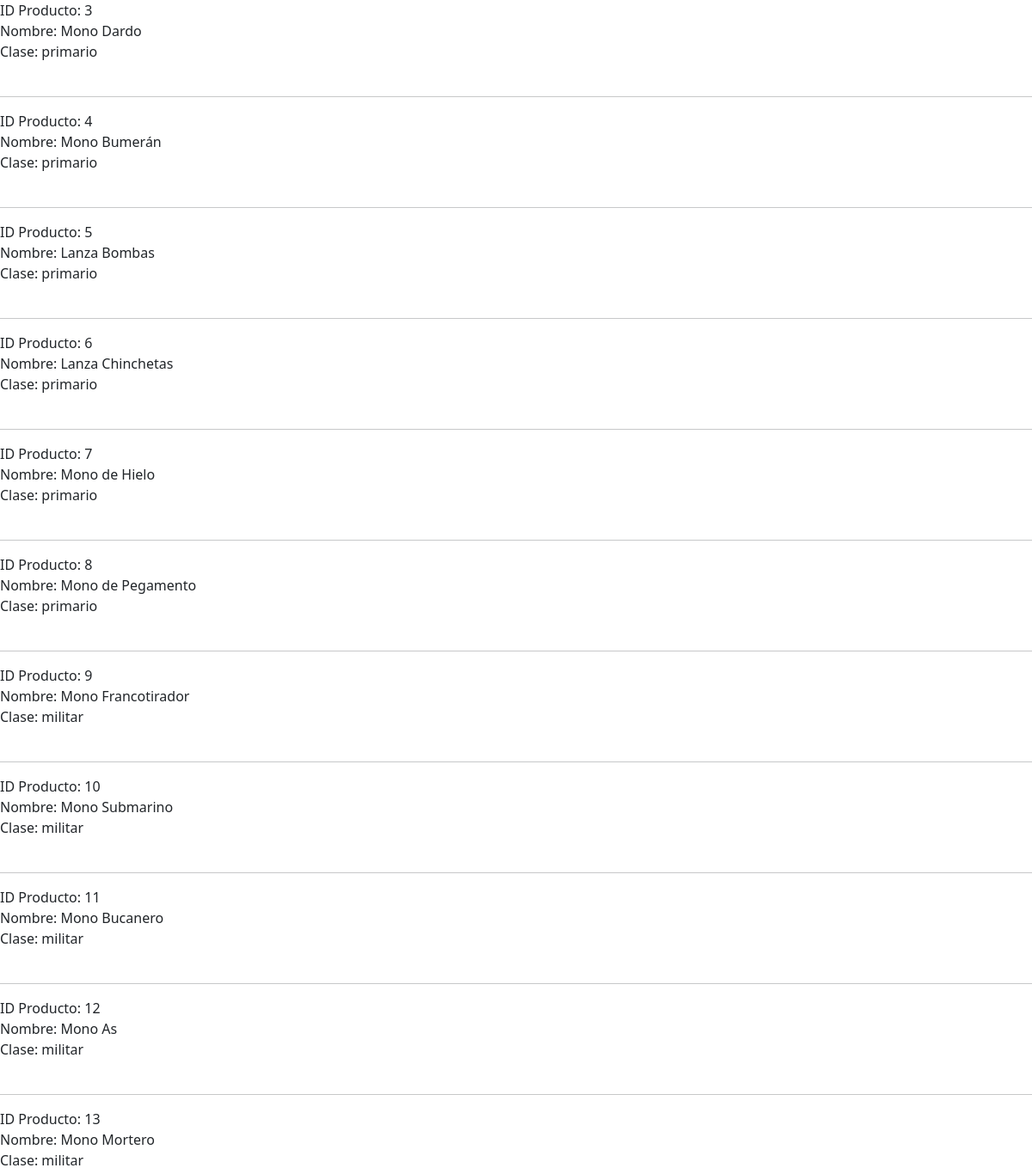
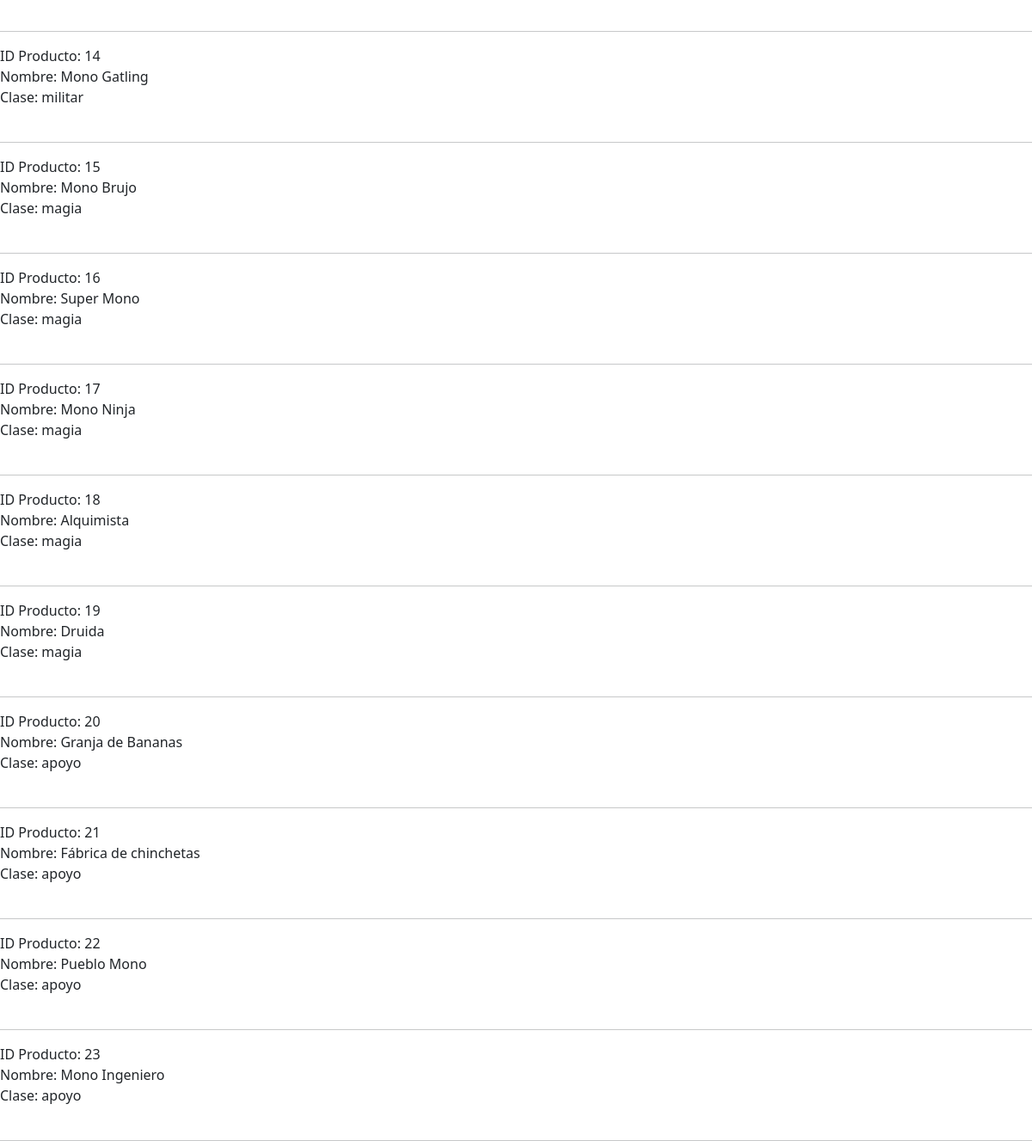
/listarproductos.php (signed in), run on the app's committed database (2 pictures, top to bottom).
### tables this page shows
CREATE TABLE `productos` (
  `id_producto` int(20) NOT NULL,
  `Nombre_producto` varchar(255) NOT NULL,
  `Precio` decimal(10,2) NOT NULL,
  `descripcion_producto` text NOT NULL,
  `clase` varchar(255) NOT NULL,
  `id_mono` varchar(255) NOT NULL
);

### listarproductos.php (the view)
<?php
include("comun.php");
    $id_session = $_SESSION["id_sesion"];
    $checkadmin = "SELECT administrador FROM usuarios WHERE id_user = $id_session";
    $checkadminconsulta = $mysqli->query($checkadmin);
    while($admin = $checkadminconsulta->fetch_row()){
        if($admin == 0){
            echo "<html><head><script>window.location.replace('index.php')</script></head></html>";
        }
        else{
            $sql = "SELECT * FROM productos";
            $consulta = $mysqli->query($sql);
            while($consultaassoc = $consulta->fetch_assoc()){
                echo "ID Producto: " . $consultaassoc['id_producto']. "<br>";
                echo "Nombre: " . $consultaassoc['Nombre_producto']. "<br>";
                echo "Clase: " . $consultaassoc['clase']. "<br><br><hr>";
            }
        }
    }
?>

### data on the page
productos: id_producto "3", Nombre_producto "Mono Dardo", clase "primario"
productos: id_producto "4", Nombre_producto "Mono Bumerán", clase "primario"
productos: id_producto "5", Nombre_producto "Lanza Bombas", clase "primario"
productos: id_producto "6", Nombre_producto "Lanza Chinchetas", clase "primario"
productos: id_producto "7", Nombre_producto "Mono de Hielo", clase "primario"
productos: id_producto "8", Nombre_producto "Mono de Pegamento", clase "primario"
productos: id_producto "9", Nombre_producto "Mono Francotirador", clase "militar"
productos: id_producto "10", Nombre_producto "Mono Submarino", clase "militar"
productos: id_producto "11", Nombre_producto "Mono Bucanero", clase "militar"
productos: id_producto "12", Nombre_producto "Mono As", clase "militar"
productos: id_producto "13", Nombre_producto "Mono Mortero", clase "militar"
productos: id_producto "14", Nombre_producto "Mono Gatling", clase "militar"
productos: id_producto "15", Nombre_producto "Mono Brujo", clase "magia"
productos: id_producto "16", Nombre_producto "Super Mono", clase "magia"
productos: id_producto "17", Nombre_producto "Mono Ninja", clase "magia"
productos: id_producto "18", Nombre_producto "Alquimista", clase "magia"
productos: id_producto "19", Nombre_producto "Druida", clase "magia"
productos: id_producto "20", Nombre_producto "Granja de Bananas", clase "apoyo"
productos: id_producto "21", Nombre_producto "Fábrica de chinchetas", clase "apoyo"
productos: id_producto "22", Nombre_producto "Pueblo Mono", clase "apoyo"
productos: id_producto "23", Nombre_producto "Mono Ingeniero", clase "apoyo"
